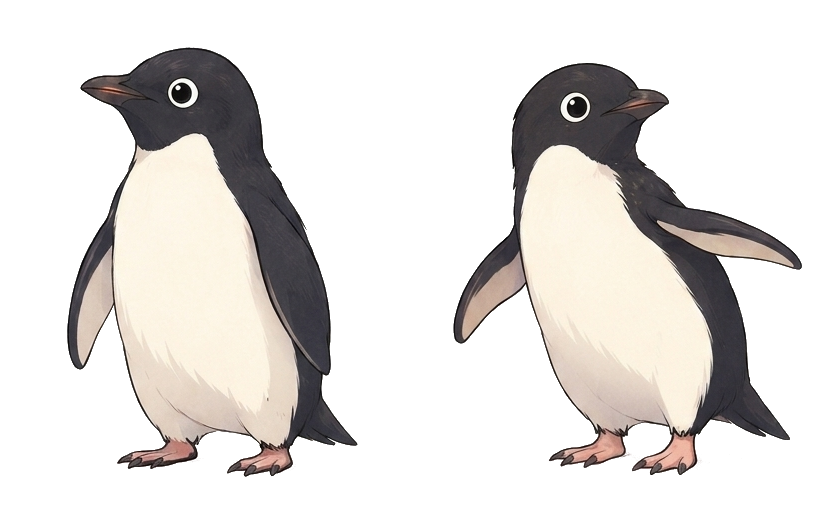
#> input picture MPSkills/tools/Nebeltal/img/AdelinPinguine.png, 840 x 519 px, found by its file name; the run also reads 2 pictures not shown here
$ python freistellen.py AdelinPinguine.png 'Zügelpinguine.png'
#> lines starting #> are read from the running program, lines starting #| are printed output that depends on the picture; after the words box and inside, x2 and y2 are one past the last pixel; in counts of white or black regions, pixels touching at a corner belong together
# Nebeltal: Sönkes Bilder freistellen (17.11.2026) – nur bei neuen Bildern nötig.
# Aufruf (pip install pillow numpy scipy):
#   python3 img/freistellen.py img img/frei
# Arten-PNGs (2 Varianten je Bild) werden an der Lücke geteilt, JPEGs (Haupt-Pinguin, Nester)
# vom hellen Hintergrund befreit; main_a/main_b = Schal orange/violett (Level 7, Figur A/B).
import sys, os
import numpy as np
from PIL import Image, ImageFilter
from scipy import ndimage
SRC = sys.argv[1]; OUT = sys.argv[2]
os.makedirs(OUT, exist_ok=True)
H = 420  # Zielhöhe

def trim(im):
    a = np.array(im.getchannel('A'))
    ys, xs = np.where(a > 8)
    return im.crop((xs.min(), ys.min(), xs.max() + 1, ys.max() + 1))

def save(im, name, h=H):
    im = trim(im)
    if im.height > h:
        im = im.resize((round(im.width * h / im.height), h), Image.LANCZOS)
    im.save(os.path.join(OUT, name + '.webp'), 'WEBP', quality=86, method=6)
    print(name, im.size, os.path.getsize(os.path.join(OUT, name + '.webp')))
    return im

def split(path, names):
    im = Image.open(path).convert('RGBA')
    a = np.array(im.getchannel('A')) > 8
    col = a.sum(0)
    # größte Lücke in der Mitte
    xs = np.where(col > 0)[0]
    gaps = [(xs[i+1]-xs[i], xs[i]) for i in range(len(xs)-1)]
    g, at = max(gaps)
    cut = at + g // 2
    for (n, box) in zip(names, [(0, 0, cut, im.height), (cut, 0, im.width, im.height)]):
        save(im.crop(box), n)

def cutout(path, name, h=H, tol=34):
    im = Image.open(path).convert('RGB')
    im = im.crop((4, 4, im.width - 4, im.height - 4))   # Naht am Rand der JPEGs
    rgb = np.array(im).astype(np.int16)
    # Hintergrund ≈ hellgrau/weiß: Abstand zur Randfarbe
    border = np.concatenate([rgb[0], rgb[-1], rgb[:, 0], rgb[:, -1]])
    bg = np.median(border, axis=0)
    d = np.abs(rgb - bg).max(axis=2)
    near = d < tol
    lab, n = ndimage.label(near)
    edge = set(np.unique(np.concatenate([lab[0], lab[-1], lab[:, 0], lab[:, -1]]))) - {0}
    bgmask = np.isin(lab, list(edge))
    # weicher Rand: Alpha aus Abstand am Übergang
    alpha = np.where(bgmask, 0, 255).astype(np.float32)
    soft = np.clip((d - 10) / (tol - 10), 0, 1) * 255
    ring = ndimage.binary_dilation(bgmask, iterations=2) & ~ndimage.binary_erosion(bgmask, iterations=2)
    alpha = np.where(ring & bgmask, soft, alpha)
    # kleine Inseln (Staub/Schatten) entfernen
    fg = alpha > 0
    lab2, n2 = ndimage.label(fg)
    sizes = ndimage.sum(fg, lab2, range(1, n2 + 1))
    keep = np.isin(lab2, [i + 1 for i, s in enumerate(sizes) if s > 400])
    alpha = np.where(keep, alpha, 0)
    out = np.dstack([np.array(im), alpha.astype(np.uint8)])
    res = Image.fromarray(out, 'RGBA')
    return save(res, name, h), res

split(os.path.join(SRC, 'AdelinPinguine.png'), ['adelie_1', 'adelie_2'])
#> in split, im is the input picture: PIL image 840x519 RGBA; mean R, G, B, A 57.3, 54.2, 51.7, 86.9
#> in split, `a = np.array(im.getchannel('A')) > 8`:
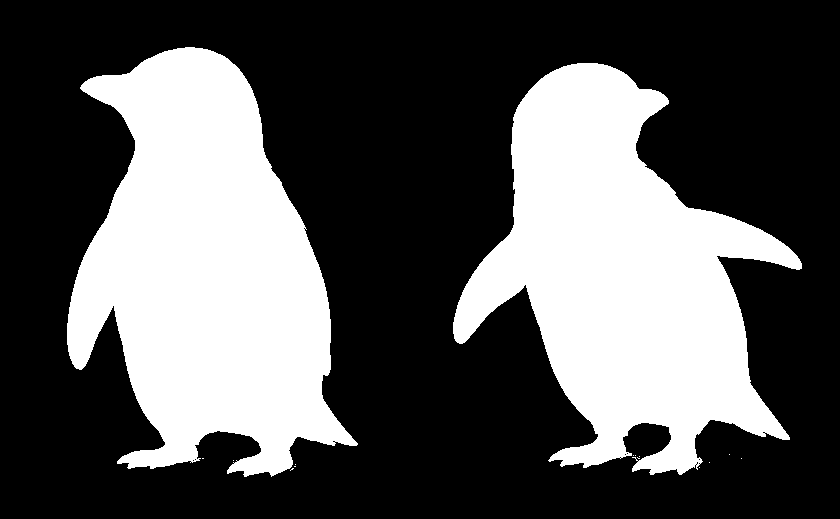
#> a: shape (519, 840) bool; 34.1% white; 15 white regions (13 under 20 px), largest, box (x1, y1, x2, y2) and area: (67, 47, 358, 477) 76024, (453, 63, 802, 475) 72828
#> in split, `col = a.sum(0)`: col = 840 values, max 416 at index 168, min 0 at index 0, mean 177.2
#> in split, `xs = np.where(col > 0)[0]`: xs = 640 values from 67 to 801
#> in split, `gaps = [(xs[i+1]-xs[i], xs[i]) for i in range(len(xs)-1)]`: gaps = 639 pairs, first value 1 to 96, second value 67 to 800
#> in split, `g, at = max(gaps)`: g = 96; at = 357
#> in split, `cut = at + g // 2`: cut = 405
#> the loop in split, `for (n, box) in zip(names, [(0, 0, cut, im.height), (cut, 0, im.width,..` made 2 passes
#| adelie_1 (284, 420) 18940
#| adelie_2 (349, 412) 13066
split(os.path.join(SRC, 'Zügelpinguine.png'), ['chin_1', 'chin_2'])
#> in split (call 2), `a = np.array(im.getchannel('A')) > 8`: a: shape (768, 1389) bool; 34.5% white; 8 white regions (6 under 20 px), largest, box (x1, y1, x2, y2) and area: (76, 45, 542, 740) 195162, (841, 95, 1265, 739) 173076
#> the loop in split (call 2), `for (n, box) in zip(names, [(0, 0, cut, im.height), (cut, 0, im.width,..` made 2 passes
#| chin_1 (282, 420) 19438
#| chin_2 (277, 420) 18736
split(os.path.join(SRC, 'Eselspinguine.png'), ['gentoo_1', 'gentoo_2'])
#> call 3 of split, with path = 'AdelinPinguine.png/Eselspinguine.png'
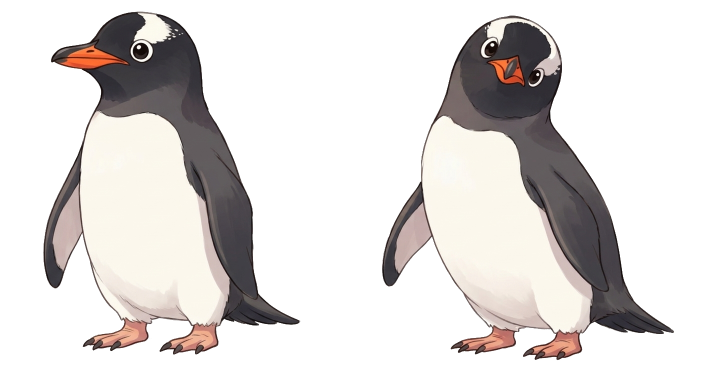
#> input picture MPSkills/tools/Nebeltal/img/Eselspinguine.png, 1407 x 752 px, found by its file name (shown at 1/2 size)
#> in split, im is the input picture: PIL image 1407x752 RGBA; mean R, G, B, A 62.5, 58.9, 57.2, 95.8
#> in split (call 3), `a = np.array(im.getchannel('A')) > 8`: a: shape (752, 1407) bool; 37.6% white; 7 white regions (5 under 20 px), largest, box (x1, y1, x2, y2) and area: (764, 31, 1348, 721) 200720, (86, 23, 602, 709) 197337
#> in split (call 3), `col = a.sum(0)`: col = 1407 values, max 669 at index 251, min 0 at index 0, mean 282.9
#> in split (call 3), `xs = np.where(col > 0)[0]`: xs = 1100 values from 86 to 1347
#> in split (call 3), `gaps = [(xs[i+1]-xs[i], xs[i]) for i in range(len(xs)-1)]`: gaps = 1099 pairs, first value 1 to 163, second value 86 to 1346
#> in split (call 3), `g, at = max(gaps)`: g = 163; at = 601
#> in split (call 3), `cut = at + g // 2`: cut = 682
#> the loop in split (call 3), `for (n, box) in zip(names, [(0, 0, cut, im.height), (cut, 0, im.width,..` made 2 passes
#| gentoo_1 (316, 420) 20494
#| gentoo_2 (355, 420) 20220
cutout(os.path.join(SRC, 'Nest.jpeg'), 'nest', 300)
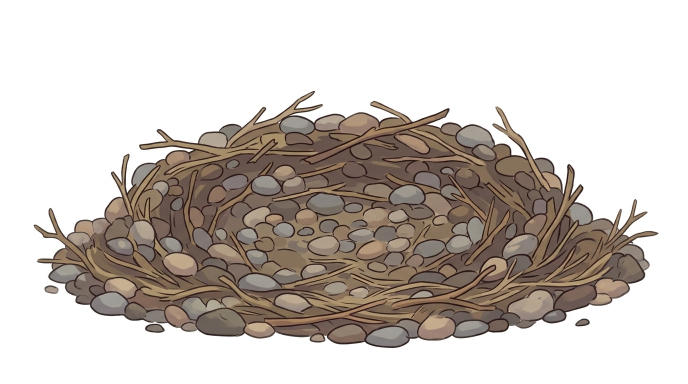
#> input picture MPSkills/tools/Nebeltal/img/Nest.jpeg, 1376 x 768 px, found by its file name (shown at 1/2 size)
#> in cutout, im is the input picture: PIL image 1376x768 RGB; mean R, G, B 202.8, 195.4, 189.7
#> in cutout, `bg = np.median(border, axis=0)`: bg = [255, 255, 255]
#> in cutout, `near = d < tol`: near: shape (760, 1368) bool; 59.8% white; 3 black regions, box (x1, y1, x2, y2) and area: (63, 178, 1313, 692) 417531, (85, 566, 113, 584) 394, (1146, 633, 1176, 649) 354
#> in cutout, `lab, n = ndimage.label(near)`: lab: shape (760, 1368) int32; 10 distinct labels, from 0 to 9
#> in cutout, `lab, n = ndimage.label(near)`: n = 9
#> in cutout, `edge = set(np.unique(np.concatenate([lab[0], lab[-1], lab[:, 0], lab[:..`: edge = 1 item
#> in cutout, `bgmask = np.isin(lab, list(edge))`: bgmask: shape (760, 1368) bool; 59.8% white; 3 black regions, box (x1, y1, x2, y2) and area: (63, 178, 1313, 692) 417547, (85, 566, 113, 584) 394, (1146, 633, 1176, 649) 354
#> in cutout, `ring = ndimage.binary_dilation(bgmask, iterations=2) & ~ndimage.binary..`: ring: shape (760, 1368) bool; 2.7% white; 4 white regions, box (x1, y1, x2, y2) and area: (61, 176, 1315, 694) 19063, (0, 0, 1368, 760) 8496, (83, 564, 115, 586) 278, (1144, 631, 1178, 651) 268
#> in cutout, `fg = alpha > 0`: fg: shape (760, 1368) bool; 40.4% white; 8 white regions (5 under 20 px), largest, box (x1, y1, x2, y2) and area: (63, 177, 1313, 693) 419136, (84, 566, 114, 584) 423, (1146, 633, 1176, 649) 368
#> in cutout, `lab2, n2 = ndimage.label(fg)`:
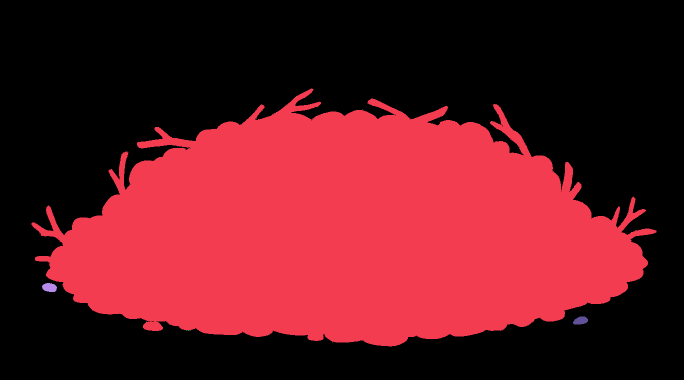
#> lab2: shape (760, 1368) int32 (shown at 1/2 size); 21 distinct labels, from 0 to 20; one colour per label, 0 black
#> in cutout, `lab2, n2 = ndimage.label(fg)`: n2 = 20
#> in cutout, `sizes = ndimage.sum(fg, lab2, range(1, n2 + 1))`: sizes = 20 values, max 419124 at index 0, min 1 at index 1, mean 20996.8
#> in cutout, `keep = np.isin(lab2, [i + 1 for i, s in enumerate(sizes) if s > 400])`: keep: shape (760, 1368) bool; 40.4% white; 2 white regions, box (x1, y1, x2, y2) and area: (63, 177, 1313, 693) 419124, (84, 566, 114, 584) 423
#| nest (727, 300) 61556
cutout(os.path.join(SRC, 'Nest Female.jpeg'), 'nest_mama', 300)
#> call 2 of cutout, with path = 'AdelinPinguine.png/Nest Female.jpeg', name = 'nest_mama', h = 300, tol = 34
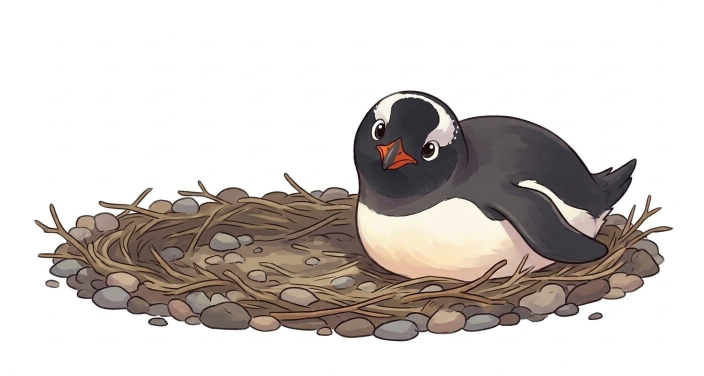
#> input picture MPSkills/tools/Nebeltal/img/Nest Female.jpeg, 1407 x 752 px, found by its file name (shown at 1/2 size)
#> in cutout, im is the input picture: PIL image 1407x752 RGB; mean R, G, B 208.8, 202.9, 199.4
#> in cutout (call 2), `near = d < tol`: near: shape (744, 1399) bool; 65.6% white; 51 black regions (47 under 20 px), largest, box (x1, y1, x2, y2) and area: (64, 177, 1343, 679) 356999, (292, 631, 333, 649) 595, (86, 555, 116, 572) 401, (1172, 620, 1202, 636) 359
#> in cutout (call 2), `lab, n = ndimage.label(near)`:
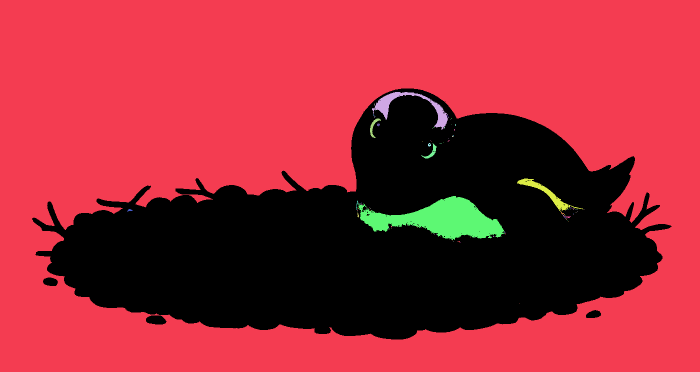
#> lab: shape (744, 1399) int32 (shown at 1/2 size); 111 distinct labels, from 0 to 110; one colour per label, 0 black
#> in cutout (call 2), `lab, n = ndimage.label(near)`: n = 110
#> in cutout (call 2), `ring = ndimage.binary_dilation(bgmask, iterations=2) & ~ndimage.binary..`:
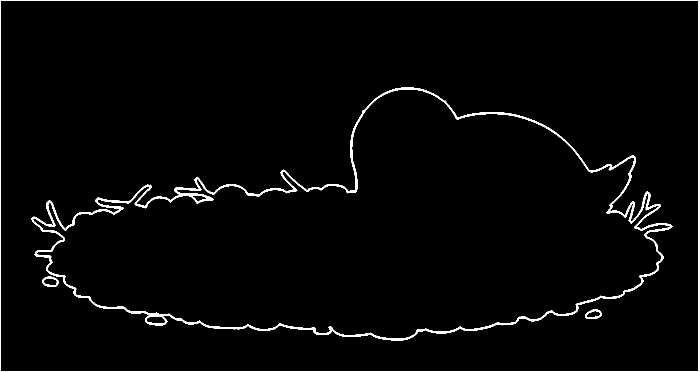
#> ring: shape (744, 1399) bool (shown at 1/2 size); 2.5% white; 4 white regions, box (x1, y1, x2, y2) and area: (62, 175, 1345, 681) 16505, (0, 0, 1399, 744) 8556, (84, 553, 118, 574) 280, (1170, 618, 1204, 638) 280
#> in cutout (call 2), `lab2, n2 = ndimage.label(fg)`: n2 = 76
#> in cutout (call 2), `sizes = ndimage.sum(fg, lab2, range(1, n2 + 1))`: sizes = 76 values, max 377686 at index 0, min 1 at index 1, mean 4981.3
#| nest_mama (763, 300) 48062
cutout(os.path.join(SRC, 'Neste Male.jpeg'), 'nest_papa', 300)
#| nest_papa (654, 300) 40192
cutout(os.path.join(SRC, 'Nest male Female.jpeg'), 'nest_beide', 300)
#> (the run stopped early here; a loop or call above may not have finished)
